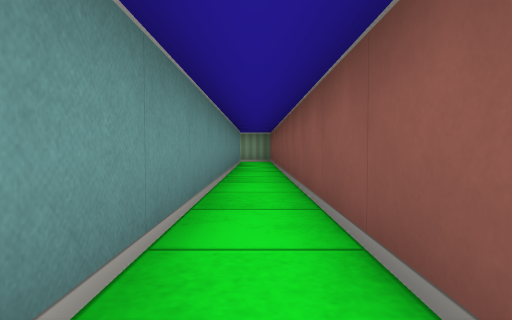
View 1 (above)

24 first-person views from a walk through a cub3D maze. The camera is about half as high as the walls, tilts 2° down and sees 75° across. The floor is counted in squares. Each view is taken from the middle of a square. On the plan, view 1 faces up. The plan holds only what a view shows up to about 9 squares ahead; the rest is blank.

View 2
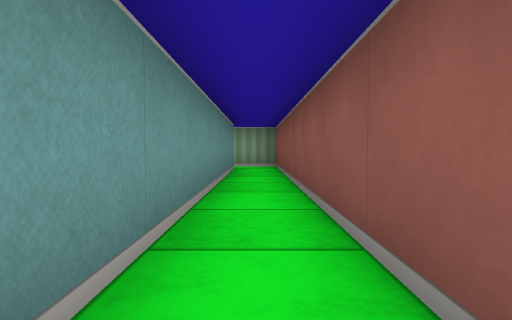

View 3
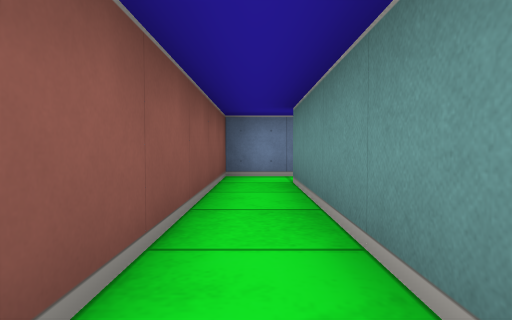

View 4
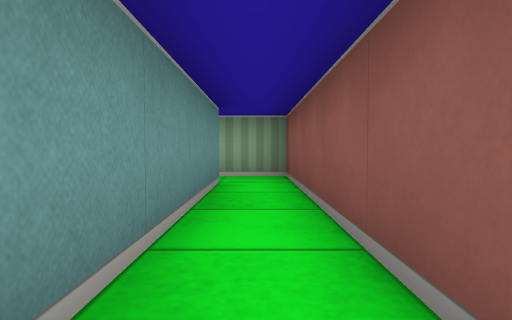

View 5
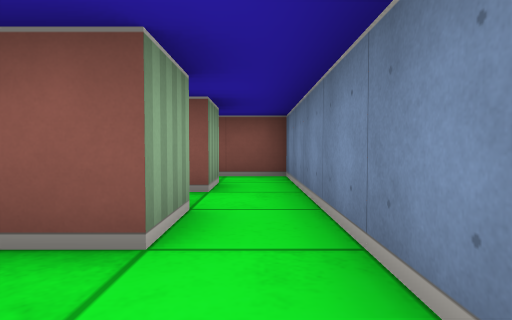

View 6
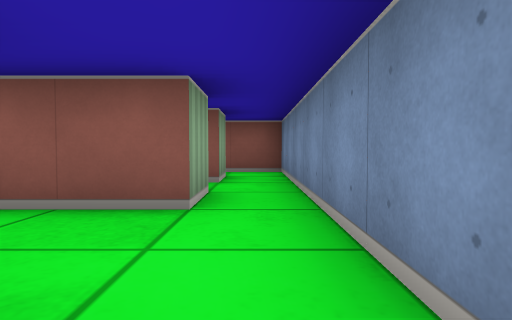

View 7
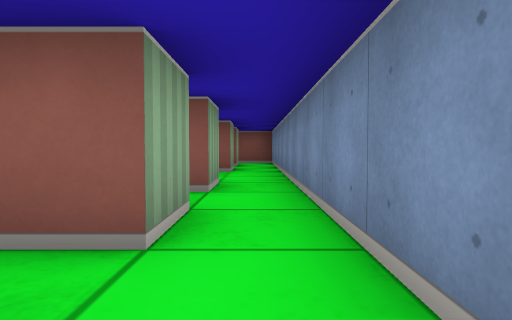

View 8
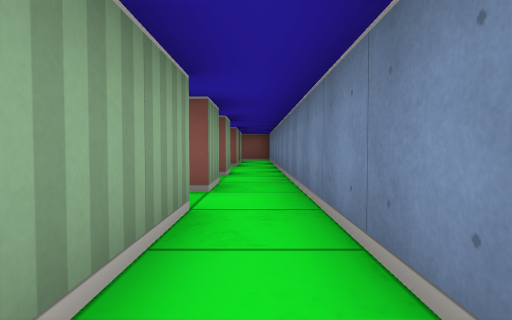

View 9
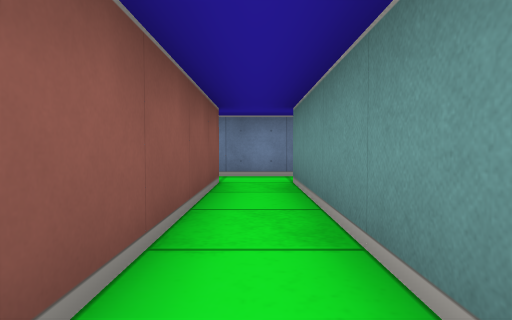

View 10
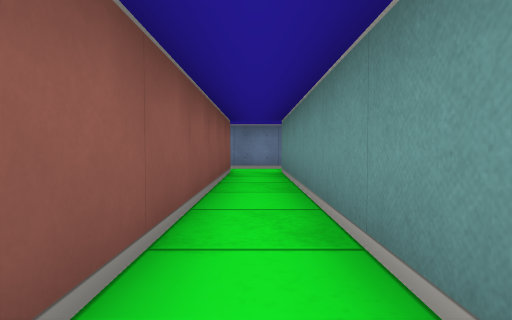

View 11
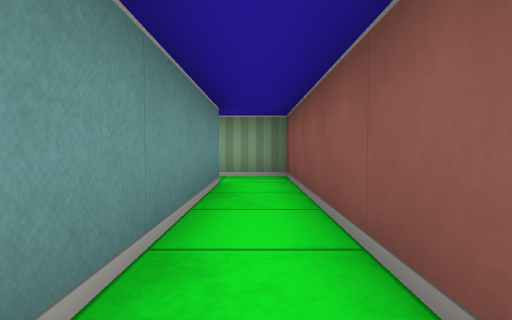

View 12
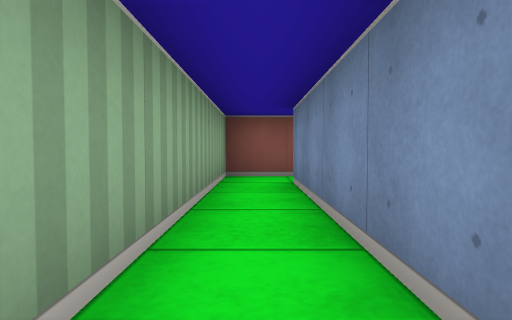

View 13
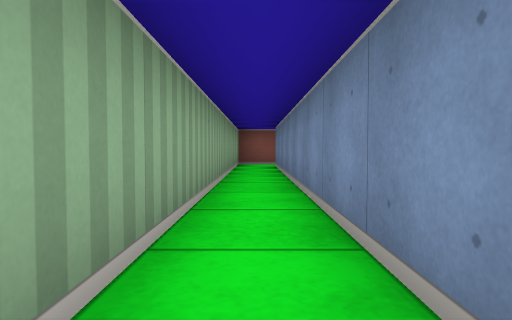

View 14
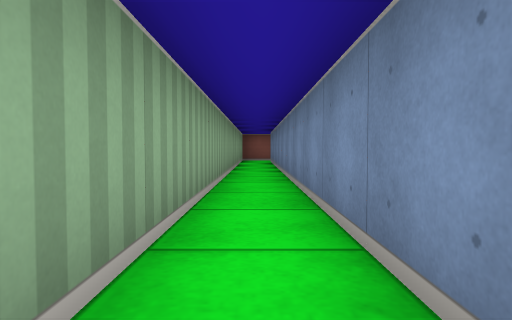

View 15
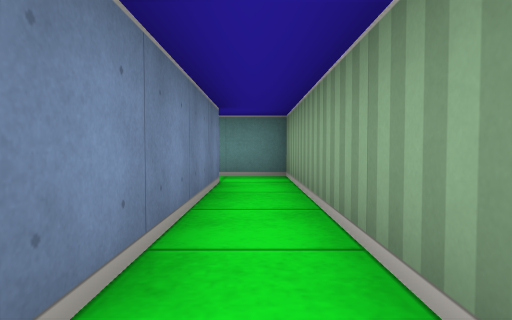

View 16
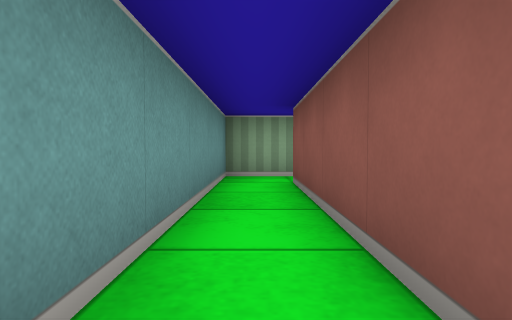

View 17
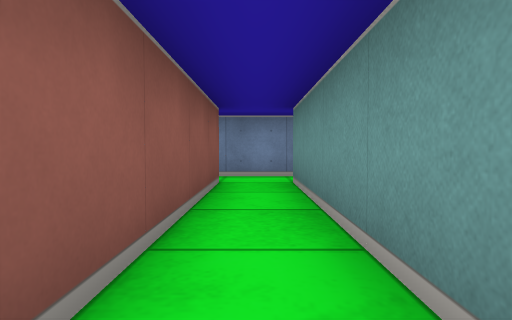

View 18
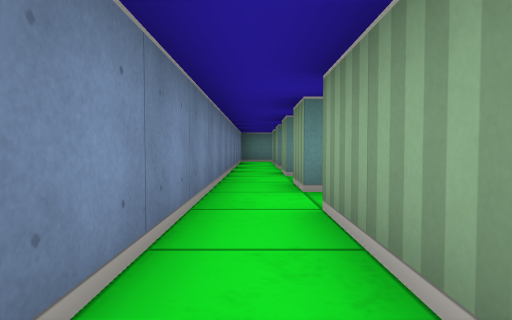

View 19
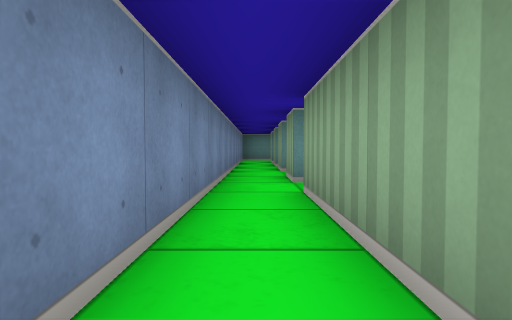

View 20
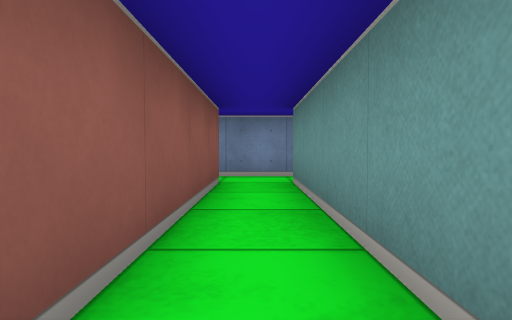

View 21
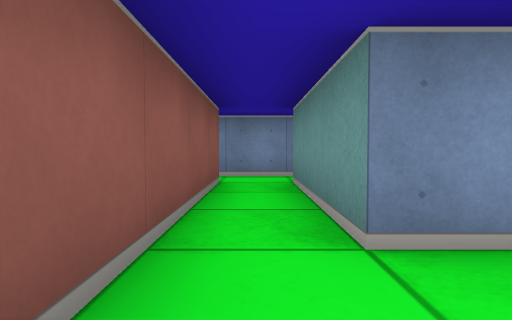

View 22
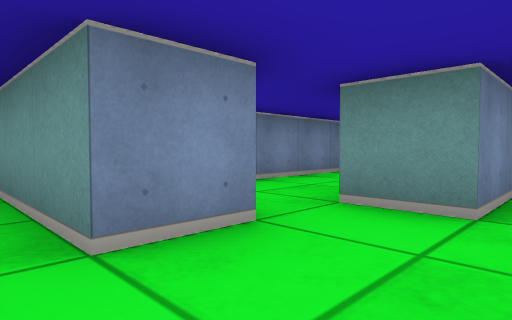

View 23
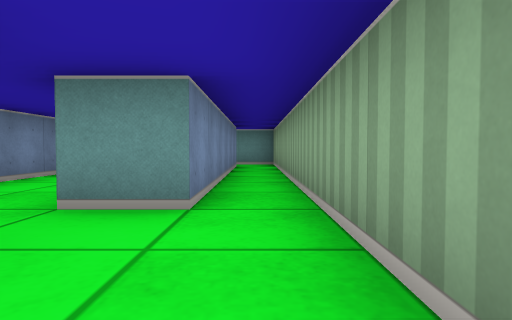

View 24
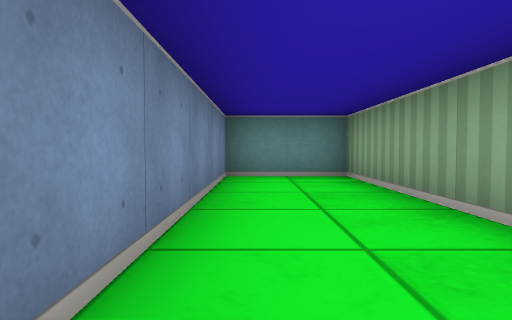

### Floor plan
Points are (right, up) in squares from view 1. A wall is a line through its corners. A room is listed if a view was taken in it or the views show most of it. See-through windows are left out.
Room 1 (views 1, 2, 3, 4)
walls: (-0.5, 10.5) (-0.5, -1.5) (-1.5, -1.5); (-1.5, -2.5) (0.5, -2.5) (0.5, 11.5) (-0.6, 11.5)
ways out: opening at (-1, -2); opening at (-1, 11)
Room 2 (view 5)
walls: (-5.5, -2.5) (-3.5, -2.5); (-3.5, -1.5) (-3.5, 0)
ways out: opening at (-6, -2) to room 3; opening at (-4, 0); opening at (-3, -2)
Room 3 (views 6, 9, 10, 11)
walls: (-5.5, -1.5) (-6.5, -1.5) (-6.5, 5.5) (-7.5, 5.5); (-7.5, 4.5) (-7.5, -1.5) (-8.5, -1.5); (-8.4, -2.5) (-5.5, -2.5)
ways out: opening at (-6, -2) to room 2; opening at (-8, 5) to room 5; opening at (-8, -2) to room 7
Room 4 (views 7, 8, 18, 19)
walls: (-14.6, -1.5) (-17.5, -1.5); (-11.4, -2.5) (-9.4, -2.5); (-18.5, -2.5) (-14.6, -2.5); (-9.5, -1.5) (-11.4, -1.5)
ways out: opening at (-19, -2) to room 5; opening at (-18, -1) to room 6; opening at (-10, -2) to room 7
Room 5 (views 12, 13, 14, 15, 16, 17)
walls: (-18.5, -1.5) (-19.5, -1.5) (-19.5, 4.5) (-7.5, 4.5); (-7.5, 5.5) (-20.5, 5.5) (-20.5, -1.5); (-20.5, -2.5) (-18.5, -2.5)
ways out: opening at (-8, 5) to room 3; opening at (-19, -2) to room 4; opening at (-21, -2)
Room 6 (view 20)
walls: (-18.5, 2.4) (-18.5, -1.5); (-11.6, 3.5) (-17.8, 3.5); (-17.5, -1.5) (-17.5, 2.5) (-11.5, 2.5)
ways out: opening at (-18, -1) to room 4; opening at (-12, 3) to room 8
Room 7 (views 21, 22, 23)
walls: (-9.5, 1.5) (-9.5, -1.5); (-8.5, -1.5) (-8.5, 2.4); (-9.4, -2.5) (-8.4, -2.5)
ways out: opening at (-8, -2) to room 3; opening at (-10, -2) to room 4; opening at (-10, 2.5) to room 8
Room 8 (view 24)
walls: (-12.9, 1.5) (-16.5, 1.5) (-16.5, -0.5) (-11.6, -0.5); (-11.5, 2.5) (-11.5, 1.5); (-10.5, 1.5) (-9.5, 1.5); (-9.6, 3.5) (-11.6, 3.5)
ways out: opening at (-12, 3) to room 6; opening at (-10, 2.5) to room 7

Where each view was taken, in squares from view 1:
view 1: 0 up, 0 right, facing up
view 2: 3 up, 0 right, facing up
view 3: 3 up, 0 right, facing down
view 4: 6 up, 0 right, facing up
view 5: 2 down, 5 left, facing right
view 6: 2 down, 6 left, facing right
view 7: 2 down, 10 left, facing right
view 8: 2 down, 12 left, facing right
view 9: 3 up, 7 left, facing down
view 10: 5 up, 7 left, facing down
view 11: 0 up, 7 left, facing up
view 12: 5 up, 12 left, facing right
view 13: 5 up, 16 left, facing right
view 14: 5 up, 19 left, facing right
view 15: 5 up, 15 left, facing left
view 16: 0 up, 20 left, facing up
view 17: 3 up, 20 left, facing down
view 18: 2 down, 15 left, facing left
view 19: 2 down, 14 left, facing left
view 20: 3 up, 18 left, facing down
view 21: 3 up, 9 left, facing down
view 22: 3 up, 9 left, facing down-left
view 23: 3 up, 9 left, facing left
view 24: 0 up, 11 left, facing left
